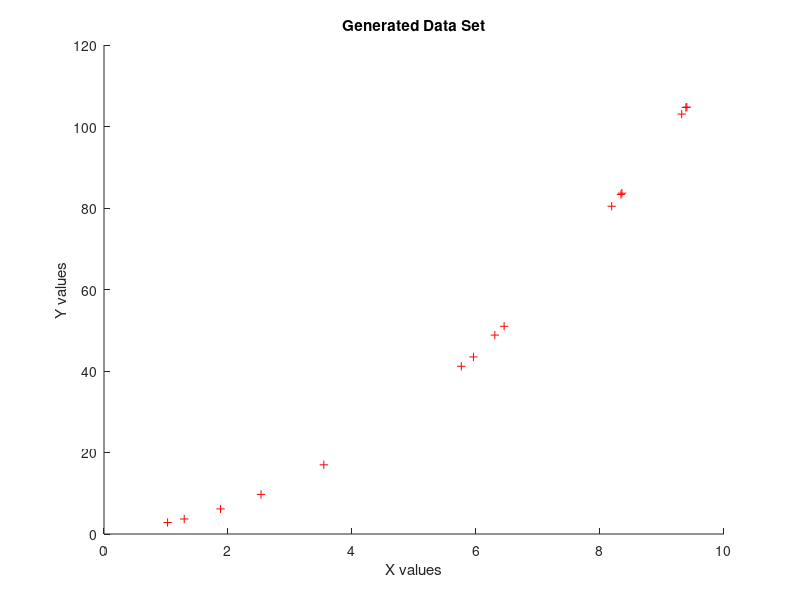
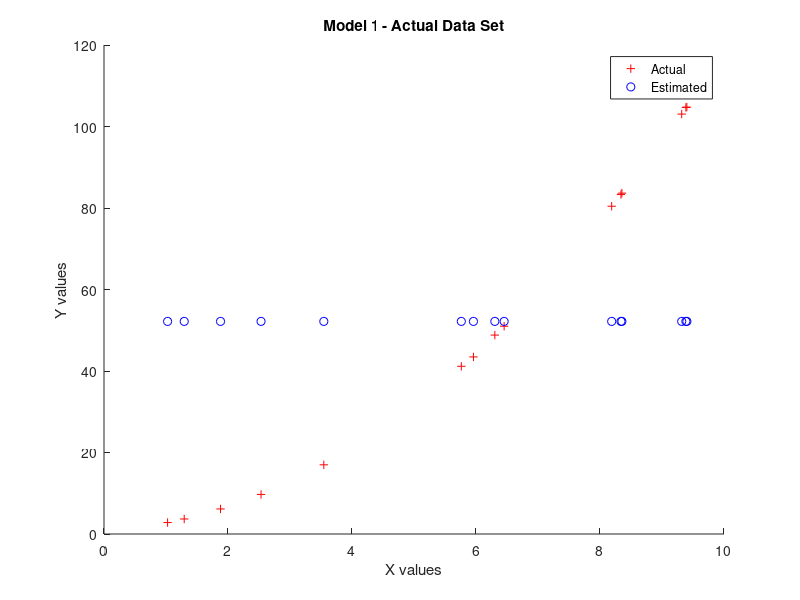
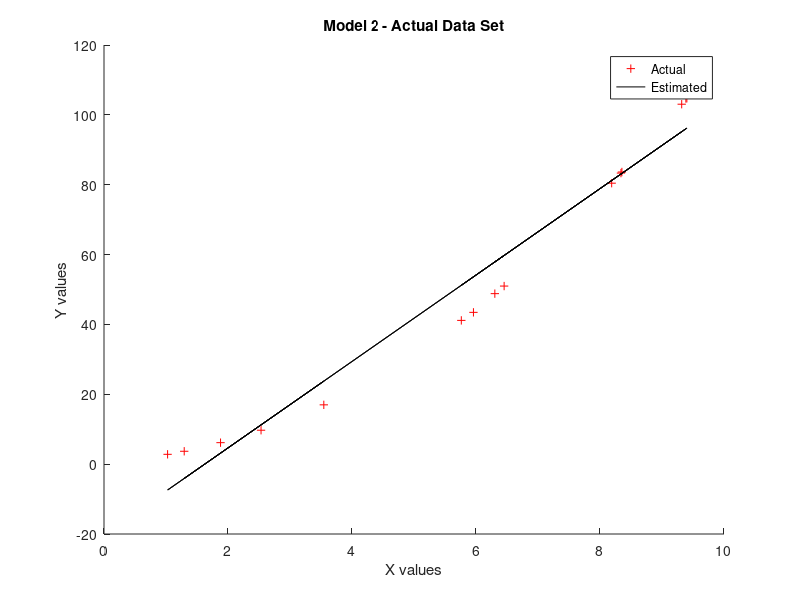
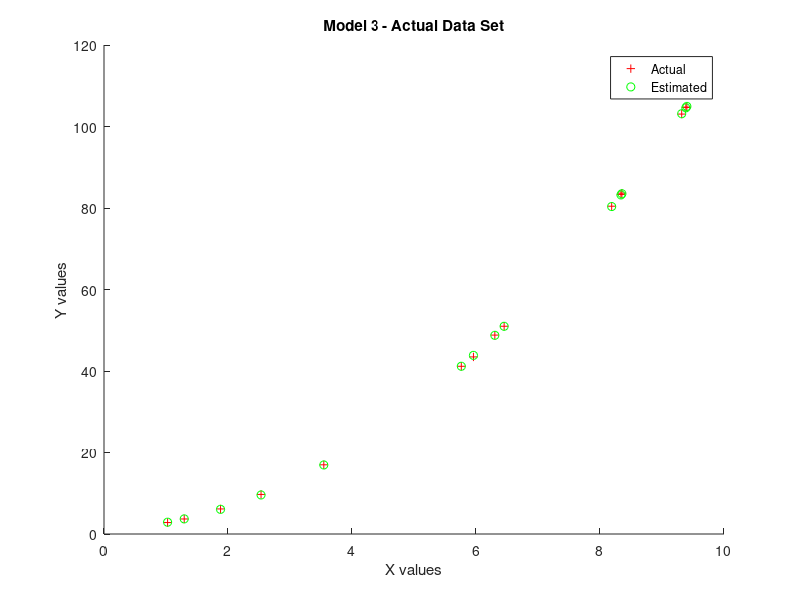

MATLAB code for these plots, in order: (Note: this script raises an error after producing the figures.)
%% EE550 PROJECT 1
%% 1 Generating data points
x=rand(15,1)*9+1;
%% 2 Adding the Gaussian noise and plotting
noise=0.15*randn(15,1)+0;
theta=[1.15; 0.5; 1.12];
y=[ones(1,15); (x.'); (x.^2).'].'*theta+noise;
figure(1)
hold on;
title('Generated Data Set')
plot(x,y,'r+')
xlabel('X values')
ylabel('Y values')
hold off;
%% 3 Models
%Model 1
phi1=[ones(1,15)].';
n=1;
pv1=50*ones(1,n);
P01=diag(pv1);
w01=zeros(n,1);
for t=1:15
   P1=P01-(P01*(phi1(t,:).')*phi1(t,:)*P01)/(1+phi1(t,:)*P01*(phi1(t,:).'));
   K1=P1*(phi1(t,:).');
   err1=y(t)-phi1(t,:)*w01;
   w1=w01+K1*err1;
   w01=w1;
   P01=P1;
end
y1=phi1*w1;

%Model 2
phi2=[ones(1,15); (x.')].';
n=2;
pv2=50*ones(1,n);
P02=diag(pv2);
w02=zeros(n,1);
for t=1:15
   P2=P02-(P02*(phi2(t,:).')*phi2(t,:)*P02)/(1+phi2(t,:)*P02*(phi2(t,:).'));
   K2=P2*(phi2(t,:).');
   err2=y(t)-phi2(t,:)*w02;
   w2=w02+K2*err2;
   w02=w2;
   P02=P2;
end
y2=phi2*w2;

%Model 3
phi3=[ones(1,15); (x.'); (x.^2).'].';
n=3;
pv3=50*ones(1,n);
P03=diag(pv3);
w03=zeros(n,1);
for t=1:15
   P3=P03-(P03*(phi3(t,:).')*phi3(t,:)*P03)/(1+phi3(t,:)*P03*(phi3(t,:).'));
   K3=P3*(phi3(t,:).');
   err3=y(t)-phi3(t,:)*w03;
   w3=w03+K3*err3;
   w03=w3;
   P03=P3;
end
y3=phi3*w3;

%Model 4
phi4=[ones(1,15); (x.'); (x.^2).'; (x.^3).'].';
n=4;
pv4=50*ones(1,n);
P04=diag(pv4);
w04=zeros(n,1);
for t=1:15
   P4=P04-(P04*(phi4(t,:).')*phi4(t,:)*P04)/(1+phi4(t,:)*P04*(phi4(t,:).'));
   K4=P4*(phi4(t,:).');
   err4=y(t)-phi4(t,:)*w04;
   w4=w04+K4*err4;
   w04=w4;
   P04=P4;
end
y4=phi4*w4;

%% 4 RLS Error
err1=sum((y-y1).^2);
err2=sum((y-y2).^2);
err3=sum((y-y3).^2);
err4=sum((y-y4).^2);
%% 5 Plotting
figure(2)
hold on;
title('Model 1 - Actual Data Set')
plot(x,y,'r+')
plot(x,y1,'bo');
legend('Actual','Estimated')
xlabel('X values')
ylabel('Y values')
hold off;

figure(3)
hold on;
title('Model 2 - Actual Data Set')
plot(x,y,'r+')
plot(x,y2,'k-');
legend('Actual','Estimated')
xlabel('X values')
ylabel('Y values')
hold off;

figure(4)
hold on;
title('Model 3 - Actual Data Set')
plot(x,y,'r+')
plot(x,y3,'go');
legend('Actual','Estimated')
xlabel('X values')
ylabel('Y values')
hold off;

figure(5)
hold on;
title('Model 4 - Actual Data Set')
plot(x,y,'r+')
plot(x,y4,'kp');
legend('Actual','Estimated')
xlabel('X values')
ylabel('Y values')
hold off;
%% 6 Estimated Parameters and RLS Errors
models = {'Model 1';'Model 2';'Model 3';'Model 4'};
param={num2str(w1.');num2str(w2.');num2str(w3.');num2str(w4.')};
RLS=[err1;err2;err3;err4];
T = table(models,param,RLS,'VariableNames',{'Models','Estimated Parameters (theta(1) theta(2) ... theta(n))','RLS Errors'})